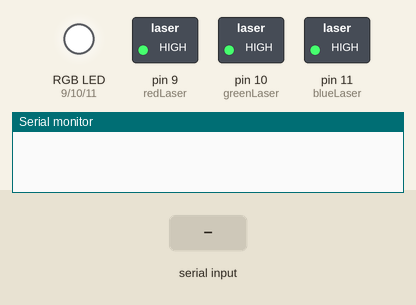
The sketch below on a simulated Arduino Uno, built with avr-gcc and run on an emulated ATmega328P. On the bench: switched loads named in the sketch (green lamp = pin HIGH), an RGB LED mixed from three pins (HIGH = lit), the last lines printed to the serial monitor. Inputs (shaded band) come from the test bench.

Above: at 1.2 s.
1.3 s: "R\n" received over Serial
At 1.38 s:
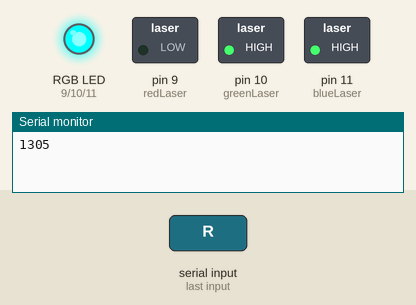
2.9 s: byte 87 ('W') received over Serial
At 3.98 s:
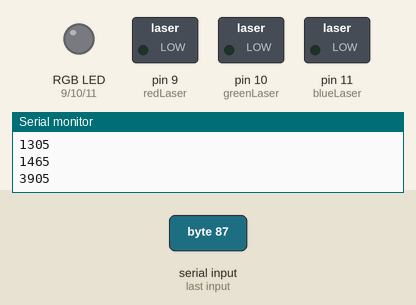
5.5 s: byte 71 ('G') received over Serial
At 6.58 s:
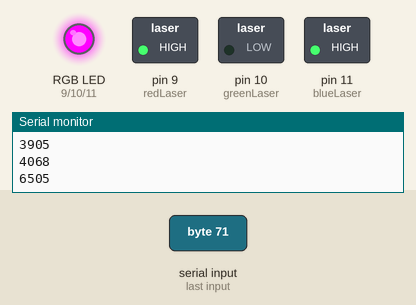
8.1 s: byte 66 ('B') received over Serial
At 9.18 s:
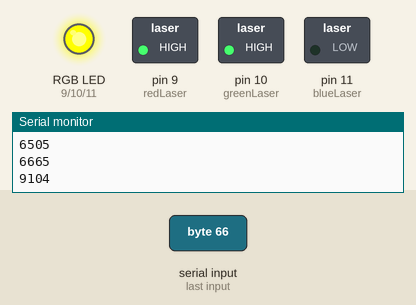
10.7 s: "Z\n" received over Serial
At 12.0 s:
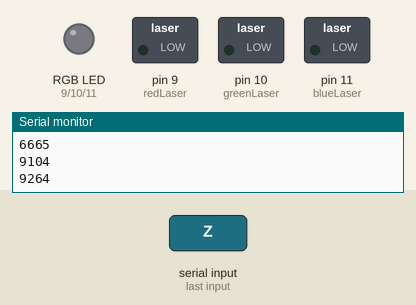
Timing chart, 0 to 13.2 s (numbered marks = the images above; inputs shaded):
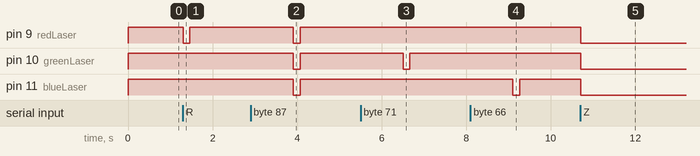

Measured:
- after the input at 1.3 s, pin 9 (redLaser): HIGH → LOW at once, → HIGH 0.16 s later
- after the input at 2.9 s, pin 9 (redLaser), pin 10 (greenLaser), pin 11 (blueLaser): HIGH → LOW after 1.0 s, → HIGH 0.16 s later
- after the input at 5.5 s, pin 10 (greenLaser): HIGH → LOW after 1.0 s, → HIGH 0.16 s later
- after the input at 8.1 s, pin 11 (blueLaser): HIGH → LOW after 1.0 s, → HIGH 0.16 s later
- after the input at 10.7 s, pin 9 (redLaser), pin 10 (greenLaser), pin 11 (blueLaser): HIGH → LOW at once

The sketch:

transmitter.ino
```cpp
// Assign PWM-capable pins for RGB lasers
const int redLaser   = 9;
const int greenLaser = 10;
const int blueLaser  = 11;

// Set brightness/power levels (0–255)
const int redPower   = 150;
const int greenPower = 0;
const int bluePower  = 0;
const unsigned long bitPeriod = 20455UL; // 25 ms in μs
unsigned long deadline;

void setup() {
  Serial.begin(9600);
  pinMode(redLaser, OUTPUT);
  pinMode(greenLaser, OUTPUT);
  pinMode(blueLaser, OUTPUT);
}
void sendStartSignal(char color) {
  int laserPin = (color == 'R') ? redLaser :
                 (color == 'G') ? greenLaser :
                                  blueLaser;
  if (color == 'R' || color == 'G' || color == 'B') {
    for (int bit = 0; bit < 8; bit++) {
      analogWrite(laserPin, 0);
      delay(bitPeriod / 1000);
    }}
  else{
    analogWrite(redLaser, 0);
    analogWrite(greenLaser, 0);
    analogWrite(blueLaser, 0);
    delay(bitPeriod * 8 / 1000);
  }

  // Turn off lasers briefly after start signal
  analogWrite(redLaser, 255);
  analogWrite(greenLaser, 255);
  analogWrite(blueLaser, 255);
}
void sendWDM(String input) {
  Serial.println(millis());
  sendStartSignal('W');

  // Pad message with spaces so length is multiple of 3
  while (input.length() % 3 != 0) {
    input += ' ';
  }

  int len = input.length();
  deadline = micros();
  for (int i = 0; i < len; i += 3) {
    char r = input.charAt(i);
    char g = input.charAt(i + 1);
    char b = input.charAt(i + 2);

    for (int bit = 7; bit >= 0; bit--) {
      analogWrite(redLaser,   ((r >> bit) & 1) ? 255   : redPower);
      analogWrite(greenLaser, ((g >> bit) & 1) ? 255   : greenPower);
      analogWrite(blueLaser,  ((b >> bit) & 1) ? 255  : bluePower);
      deadline += bitPeriod;
      while(micros() < deadline){}
    }
  }
  Serial.println(millis());
  //sendStartSignal('W');
  // Turn off all lasers after message
  analogWrite(redLaser, 0);
  analogWrite(greenLaser, 0);
  analogWrite(blueLaser, 0);
}
void sendSingleColor(String input, char color) {
  Serial.println(millis());
  sendStartSignal(color);
  int power = (color == 'R') ? redPower :
              (color == 'G') ? greenPower :
                               bluePower;

  int laserPin = (color == 'R') ? redLaser :
                 (color == 'G') ? greenLaser :
                                  blueLaser;
  deadline = micros();
  for (int i = 0; i < input.length(); i++) {
    char c = input.charAt(i);
    for (int bit = 7; bit >= 0; bit--) {
      analogWrite(laserPin, ((c >> bit) & 1) ? 255 : power);
      deadline += bitPeriod;
      while(micros() < deadline){}
    }
  }
  Serial.println(millis());
  //sendStartSignal(color);
  analogWrite(laserPin, 255);
}
void loop() {
  if (Serial.available() > 0) {
    char mode = Serial.read();  // 'R', 'G', 'B', or 'W'
    delay(5);
    String msg = Serial.readStringUntil('\n');

    if (mode == 'W') {
      sendWDM(msg);
    } else if (mode =='Z'){
      analogWrite(redLaser,0);
      analogWrite(greenLaser,0);
      analogWrite(blueLaser,0);
      delay(1000000);
    }  else if (mode == 'R' || mode == 'G' || mode == 'B') {
      sendSingleColor(msg, mode);
    }
  }
  else{
    analogWrite(redLaser,255);
    analogWrite(greenLaser,255);
    analogWrite(blueLaser,255);
  }
}
```
